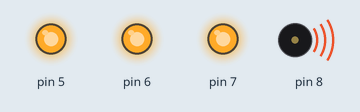
A sketch run on a simulated Arduino Uno, built with avr-gcc and run on an emulated ATmega328P. Parts: output pins drawn as LEDs (lit = HIGH), buzzer (waves = sounding).

Above: at 0.5 s.
At 3.5 s:
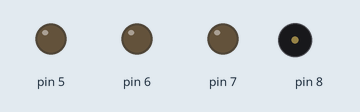
Timing chart, 0 to 4.6 s (numbered marks = the images above):
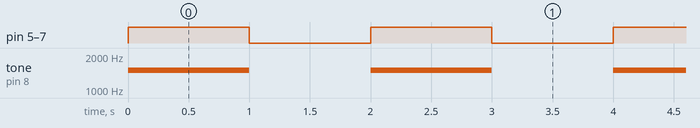

The sketch:

3-test-led-buzz.ino
```cpp
void setup()
{
  pinMode(8, OUTPUT);
  pinMode(7, OUTPUT);
  pinMode(6, OUTPUT);
  pinMode(5, OUTPUT);
}

void loop()
{
  tone(8, 1500);
  digitalWrite(7, HIGH);
  digitalWrite(6, HIGH);
  digitalWrite(5, HIGH);

  delay(1000);

  digitalWrite(7, LOW);
  digitalWrite(6, LOW);
  digitalWrite(5, LOW);
  noTone(8);

  delay(1000);
}
```

Measured:
- by itself, pin 5–7: alternates HIGH for 1.0 s and LOW for 1.0 s
- by itself, tone on pin 8: alternates 1500 Hz for 1.0 s and silent for 1.0 s
